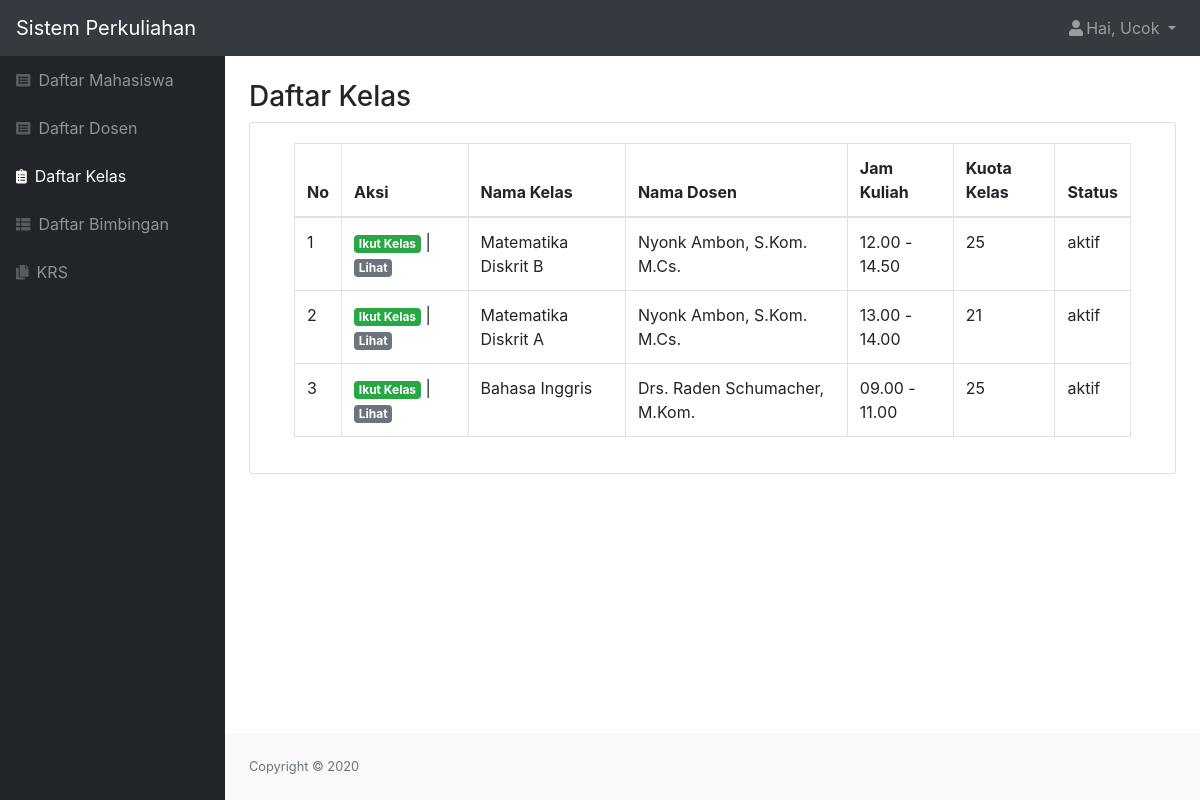
The app's page /php/kelas.php (signed in) with its own data.
### tables this page shows
CREATE TABLE `kelas` (
  `id_kelas` int(11) NOT NULL,
  `nama_kelas` varchar(100) NOT NULL,
  `jam_kuliah` varchar(20) NOT NULL,
  `kuota_kelas` int(11) NOT NULL,
  `id_dosen` int(11) NOT NULL,
  `status` varchar(20) NOT NULL
);

CREATE TABLE `dosen` (
  `id_dosen` int(11) NOT NULL,
  `role` char(1) NOT NULL,
  `nip` varchar(25) NOT NULL,
  `nidn` char(10) NOT NULL,
  `nama` varchar(50) NOT NULL,
  `email` varchar(50) NOT NULL,
  `alamat` varchar(50) NOT NULL,
  `tanggal_lahir` date NOT NULL,
  `status` varchar(20) NOT NULL,
  `password` varchar(300) NOT NULL
);

### php/kelas.php (the view, shortened to what this page needs)
<?php
include "function.php";
$nama = $_SESSION['nama'];
$role = $_SESSION['role'];
$queryKelas = mysqli_query($koneksi, "SELECT * FROM kelas INNER JOIN dosen ON kelas.id_dosen=dosen.id_dosen");
?>
<!DOCTYPE html>
<html lang="en">
    <head>
        <link href="../css/styles.css" rel="stylesheet" />
        <link href="https://cdn.datatables.net/1.10.20/css/dataTables.bootstrap4.min.css" rel="stylesheet" />
    </head>
    <body class="sb-nav-fixed">
        <nav class="sb-topnav navbar navbar-expand navbar-dark bg-dark">
            <a class="navbar-brand" href="index.html">Sistem Perkuliahan</a>
            <ul class="navbar-nav ml-auto">
                <li class="nav-item dropdown">
                    <a class="nav-link dropdown-toggle" id="userDropdown" href="#" role="button" data-toggle="dropdown" aria-haspopup="true" aria-expanded="false"><i class="fas fa-user fa-fw"></i>Hai, <?= $nama; ?> </a>
                </li>
            </ul>
        </nav>
        <div id="layoutSidenav">
            <div id="layoutSidenav_nav">
                <nav class="sb-sidenav accordion sb-sidenav-dark" id="sidenavAccordion">
                    <div class="sb-sidenav-menu">
                        <div class="nav">
                            <a class="nav-link" href="mahasiswa.php"
                                ><div class="sb-nav-link-icon"><i class="fas fa-list-alt"></i></div>
                                Daftar Mahasiswa</a
                            >
                            <a class="nav-link" href="dosen.php"
                                ><div class="sb-nav-link-icon"><i class="fas fa-list-alt"></i></div>
                                Daftar Dosen</a
                            >
                            <a class="nav-link active" href="kelas.php"
                                ><div class="sb-nav-link-icon"><i class="fas fa-clipboard-list"></i></div>
                                Daftar Kelas</a
                            >
                            <a class="nav-link" href="bimbingan.php"
                                ><div class="sb-nav-link-icon"><i class="fas fa-th-list"></i></div>
                                Daftar Bimbingan</a
                            >
                            <?php if($role == "1") { ?>
                            <a class="nav-link" href="krs.php"
                                ><div class="sb-nav-link-icon"><i class="fas fa-copy"></i></div>
                                KRS</a>
                            <?php } ?>
                        </div>
                    </div>
                </nav>
            </div>
            <div id="layoutSidenav_content">
                <main>
                    <div class="container-fluid">
                        <h3 class="mt-4">Daftar Kelas</h3>
                        <div class="card mb-4">
                            <div class="card-body">
                                <div class="table-responsive">
                                    <div class="container">
                                        <table class="table table-bordered" id="dataTable" width="100%" cellspacing="0">
                                            <thead>
                                                <tr>
                                                    <th>No</th>
                                                    <?php if($role == "2" || $role == "1") { ?>
                                                    <th>Aksi</th>
                                                    <?php } ?>
                                                    <th>Nama Kelas</th>
                                                    <th>Nama Dosen</th>
                                                    <th>Jam Kuliah</th>
                                                    <th>Kuota Kelas</th>
                                                    <th>Status</th>
                                                </tr>
                                            </thead>
                                            <?php $i=1; ?>
                                            <?php while($data = mysqli_fetch_assoc($queryKelas)) { ?>
                                                <tr>
                                                    <td><?= $i; ?></td>
                                                    <?php if($role == "1") { ?>
                                                        <td><a href="function.php?act=joinKelas&id_kelas=<?= $data['id_kelas']; ?>" class="badge badge-success ">Ikut Kelas</a> | <a href="kelas_lihat.php?id_kelas=<?= $data['id_kelas']; ?>" class="badge badge-secondary ">Lihat</a></td>
                                                    <?php } ?>
                                                    <td><?= $data['nama_kelas']; ?></>
                                                    <td><?= $data['nama']; ?></td>
                                                    <td><?= $data['jam_kuliah']; ?></td>
                                                    <td><?= $data['kuota_kelas']; ?></td>
                                                    <td><?= $data['status']; ?></td>
                                                </tr>
                                            <?php $i++; ?>
                                            <?php } ?>
                                        </table>
                                    </div>
                                </div>
                            </div>
                        </div>
                </main>
                <?php include "footer.php" ?>
            </div>
        </div>
    </body>
</html>

### records on screen
kelas: nama_kelas "Matematika Diskrit B", id_dosen.nama "Nyonk Ambon, S.Kom. M.Cs.", jam_kuliah "12.00 - 14.50", kuota_kelas "25", id_dosen.status "aktif"
kelas: nama_kelas "Matematika Diskrit A", id_dosen.nama "Nyonk Ambon, S.Kom. M.Cs.", jam_kuliah "13.00 - 14.00", kuota_kelas "21", id_dosen.status "aktif"
kelas: nama_kelas "Bahasa Inggris", id_dosen.nama "Drs. Raden Schumacher, M.Kom.", jam_kuliah "09.00 - 11.00", kuota_kelas "25", id_dosen.status "aktif"

### other values on screen
$nama "Ucok"
